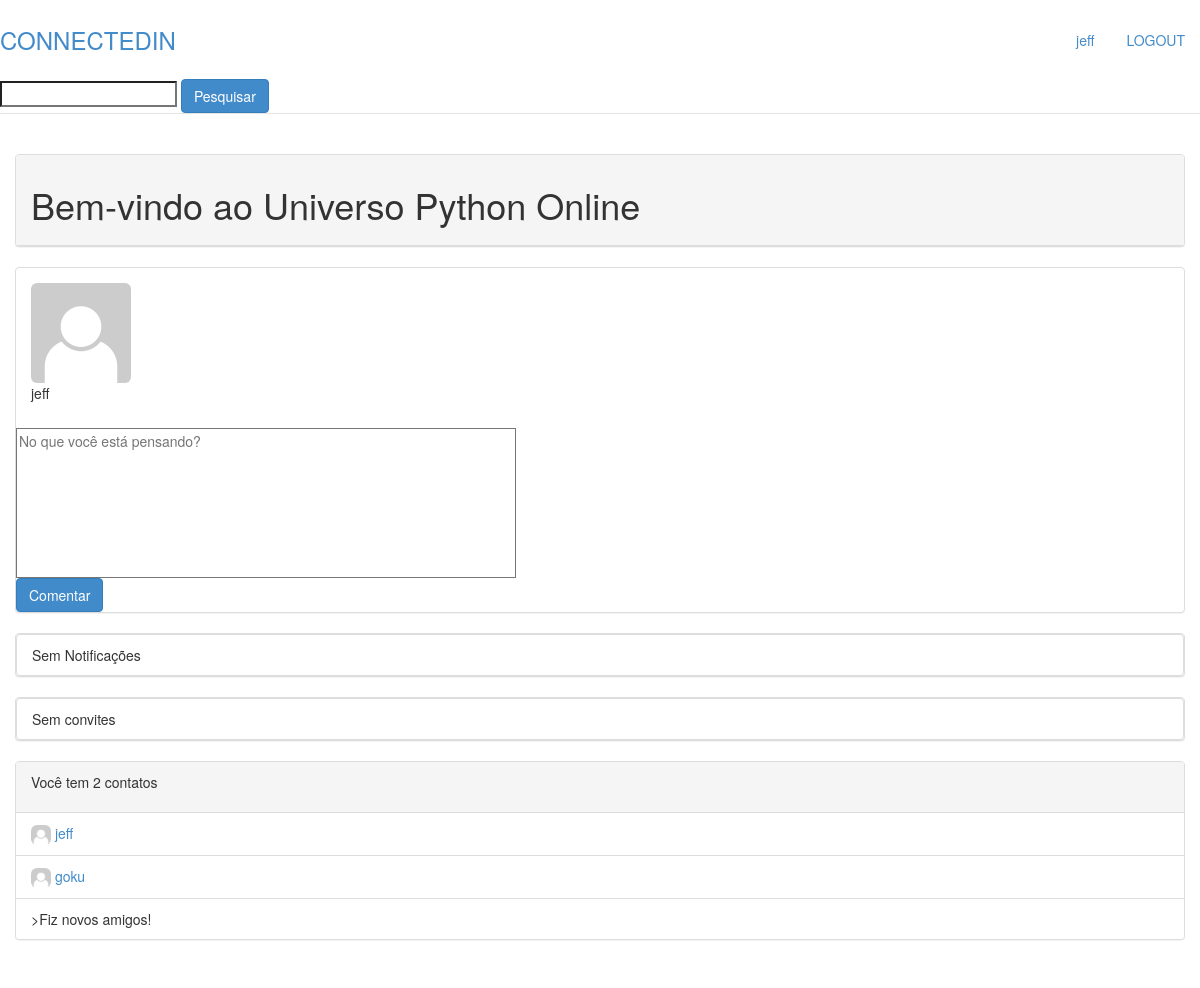
The app's page / (signed in) with its own data.
### perfis/models.py (models this page shows, shortened)
class Perfil(models.Model):
    nome=models.CharField(max_length=255, null=False)
    nascimento=models.DateField(null=False)
    telefone=models.CharField(max_length=255)
    empresa=models.CharField(max_length=255)
    contatos = models.ManyToManyField('self')
    usuario = models.OneToOneField(User, related_name='perfil')
    foto = models.ImageField(upload_to='', default='none.jpg')
    def convites_recebidos(self):
        return Convite.objects.filter(convidado__id=self.id)
    def get_notificacoes(self):
        return self.notificacao

### notificacao/models.py (models this page shows)
class Notificacao(models.Model):
    areaTexto = models.CharField(max_length=128, null=False)
    perfil = models.ForeignKey(Perfil, related_name="notificacao")
    class Meta:
        ordering = ["-id"]

### perfis/views.py (the view)
# urls.py: url(r'^$', views.index, name='index'),
@login_required
def index(request):
    notificacoes = get_perfil_logado(request).get_notificacoes()
    return render(request, 'index.html', {'perfis' : Perfil.objects.all(), 'perfil_logado' : get_perfil_logado(request), 'notificacoes' : notificacoes})

### perfis/views.py (called while the page is built)
@login_required
def get_perfil_logado(request):
    return request.user.perfil

### perfis/templates/index.html (shortened to what this page needs)
{% extends 'template.html' %}
{% block conteudo %}
    <div class="col-lg-12">
        <div class="panel panel-default">
            <div class="panel-heading">
                <h1>Bem-vindo ao Universo Python Online</h1>
            </div>
        </div>
        <div class="panel panel-default">
            <div class="panel-body">
                <img class="img-rounded" style="width:100px; height:100px" src="img/{{perfil_logado.foto}}">
                <p>{{perfil_logado.nome}}</p>
            </div>
            <form action="{% url 'comentario' %}" method="post">
                <textarea type="text" name="areaTexto" id="areaTexto" value="{{form.areaTexto.value}}" placeholder="No que você está pensando?"></textarea><br/>
                <button class="btn btn-primary" type="submit">Comentar</button>
            </form>
        </div>
         <div class="panel panel-default">
            {% with total_notificacoes=notificacoes.count %}
            {% if total_notificacoes > 0 %}
                <div class="panel-heading">
                    <p><b>Notificações</b></p>
                </div>
                <ul class="list-group">
                    {% for notificacao in notificacoes.all %}
                    <li class="list-group-item"> <img class="img-rounded" style="width:20px; height:20px" src="img/{{notificacao.perfil.foto}}"> {{notificacao.perfil.nome}} - {{notificacao.areaTexto}}</li>
                    {% endfor %}
                </ul>
            {% else %}
                <p class="list-group-item">Sem Notificações</p>
            {% endif %}
            {% endwith %}
        </div>
        <div class="panel panel-default">
            {% with total_convites=perfil_logado.convites_recebidos.count %}
            {% if total_convites > 0 %}
                <div class="panel-heading">
                    <p>Você tem {{total_convites}} convite{{total_convites |pluralize}}</p>
                </div>
                <ul class="list-group">
                    {% for convite in perfil_logado.convites_recebidos %}
                    <li class="list-group-item">{{convite.solicitante.nome}} <a href="{% url 'aceitar' convite.id %}" class="btn btn-primary">:)</a> <a href="{% url 'recusar' convite.id %}" class="btn btn-danger">:(</a>  </li>
                    {% endfor %}
                </ul>
            {% else %}
                <p class="list-group-item">Sem convites</p>
            {% endif %}
            {% endwith %}
        </div>
        <div class="panel panel-default">
            {% with total_contatos=perfil_logado.contatos.count %}
            {% if total_contatos > 0 %}
                <div class="panel-heading">
                    <p>Você tem {{total_contatos}} contato{{total_contatos |pluralize}}</p>
                </div>
                <ul class="list-group">
                    {% for contato in perfil_logado.contatos.all %}
                    <li class="list-group-item"><a href="{% url 'perfis' contato.id %}"> <img class="img-rounded" style="width:20px; height:20px" src="img/{{contato.foto}}"> {{contato.nome}}</a></li>
                         {% for notificacao in contato.notificacao.all %}
                            <li class="list-group-item">>{{notificacao.areaTexto}}</li>
                        {% endfor %}
                    {% endfor %}
                </ul>
            {% else %}
                <p class="list-group-item">Sem contatos</p>
            {% endif %}
            {% endwith %}
        </div>
    </div>
{% endblock %}

### perfis/templates/template.html (shortened to what this page needs)
{% load staticfiles %}
<!DOCTYPE html>
<html lang="pt-br">
<head>
    <link type="text/css" href="{% static 'styles/bootstrap.css' %}" rel="stylesheet">
    <link type="text/css" href="{% static 'styles/main.css' %}" rel="stylesheet">
     <link type="text/css" href="{% static 'styles/formulario.css' %}" rel="stylesheet">
</head>
<body>
    <div class="conteiner">
        <div class="header">
            <ul class="nav nav-pills pull-right">
                <li class=""><a href="{% url 'perfis' perfil_logado.id %}">{{perfil_logado.nome}}</a></li>
                <li class=""><a href="{% url 'logout' %}">LOGOUT</a> </li>
            </ul>
            <h3 class="text-muted"><a href="{% url 'index' %}">CONNECTEDIN</a></h3>
            <form action="{% url 'pesquisar' %}" method="get">
                <input type="text" name="texto" id="texto" value="{{form.texto.value}}">
                <button class="btn btn-primary" type="submit">Pesquisar</button>
            </form>
        </div>
        <div class="row content">
            {% block conteudo %}
            {% endblock %}
        </div>
    </div>
</body>
</html>

### perfis/static/styles/main.css (style rules this page uses)
body { padding-top: 20px; padding-bottom: 20px; }
.header, .content, .footer { padding-left: 15px; padding-right: 15px; }
.header { border-bottom: 1px solid #e5e5e5; }
.header h3 { margin-top: 0; margin-bottom: 0; line-height: 40px; padding-bottom: 19px; }
.content { margin: 40px 0; }
@media screen and (min-width: 768px) { .header, .content, .footer { padding-left: 0; padding-right: 0; } }
@media screen and (min-width: 768px) { .header { margin-bottom: 30px; } }

### perfis/static/styles/formulario.css (style rules this page uses)
textArea { width: 500px; height: 150px; resize: none; }

### records on screen
Perfil: nome "jeff", foto (placeholder picture)
Perfil: foto (placeholder picture), nome "goku"
Notificacao: areaTexto "Fiz novos amigos!"

### other values on screen
{{ total_contatos }} "2"
